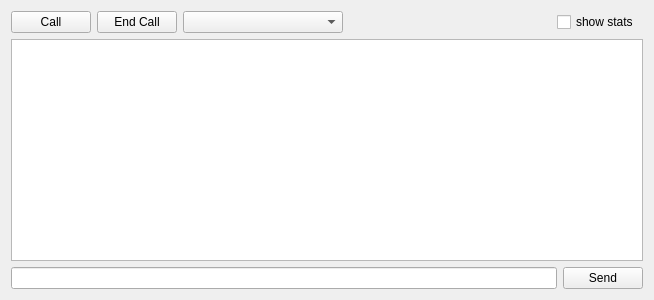
<?xml version="1.0" encoding="UTF-8"?>
<ui version="4.0">
 <class>ChatTab</class>
 <widget class="QWidget" name="ChatTab">
  <property name="geometry">
   <rect>
    <x>0</x>
    <y>0</y>
    <width>654</width>
    <height>300</height>
   </rect>
  </property>
  <property name="windowTitle">
   <string>Form</string>
  </property>
  <layout class="QGridLayout" name="gridLayout_2">
   <item row="0" column="0">
    <widget class="QPushButton" name="callbutton_start">
     <property name="sizePolicy">
      <sizepolicy hsizetype="Fixed" vsizetype="Fixed">
       <horstretch>0</horstretch>
       <verstretch>0</verstretch>
      </sizepolicy>
     </property>
     <property name="text">
      <string>Call</string>
     </property>
    </widget>
   </item>
   <item row="0" column="1">
    <widget class="QPushButton" name="callbutton_stop">
     <property name="sizePolicy">
      <sizepolicy hsizetype="Fixed" vsizetype="Fixed">
       <horstretch>0</horstretch>
       <verstretch>0</verstretch>
      </sizepolicy>
     </property>
     <property name="text">
      <string>End Call</string>
     </property>
    </widget>
   </item>
   <item row="0" column="2">
    <widget class="QComboBox" name="contacts">
     <property name="sizePolicy">
      <sizepolicy hsizetype="MinimumExpanding" vsizetype="Fixed">
       <horstretch>0</horstretch>
       <verstretch>0</verstretch>
      </sizepolicy>
     </property>
     <property name="minimumSize">
      <size>
       <width>160</width>
       <height>0</height>
      </size>
     </property>
     <property name="maxVisibleItems">
      <number>30</number>
     </property>
    </widget>
   </item>
   <item row="0" column="3">
    <spacer name="horizontalSpacer">
     <property name="orientation">
      <enum>Qt::Horizontal</enum>
     </property>
     <property name="sizeHint" stdset="0">
      <size>
       <width>293</width>
       <height>20</height>
      </size>
     </property>
    </spacer>
   </item>
   <item row="0" column="4" colspan="2">
    <widget class="QCheckBox" name="actionShowStats">
     <property name="text">
      <string>show stats</string>
     </property>
    </widget>
   </item>
   <item row="1" column="0" colspan="6">
    <widget class="QScrollArea" name="scrollArea">
     <property name="frameShape">
      <enum>QFrame::NoFrame</enum>
     </property>
     <property name="frameShadow">
      <enum>QFrame::Sunken</enum>
     </property>
     <property name="widgetResizable">
      <bool>true</bool>
     </property>
     <widget class="QWidget" name="scrollAreaWidgetContents">
      <property name="geometry">
       <rect>
        <x>0</x>
        <y>0</y>
        <width>636</width>
        <height>212</height>
       </rect>
      </property>
      <layout class="QGridLayout" name="gridLayout">
       <property name="leftMargin">
        <number>0</number>
       </property>
       <property name="topMargin">
        <number>0</number>
       </property>
       <property name="rightMargin">
        <number>0</number>
       </property>
       <property name="bottomMargin">
        <number>0</number>
       </property>
       <item row="0" column="0">
        <widget class="QTextBrowser" name="chatlog">
         <property name="frameShape">
          <enum>QFrame::StyledPanel</enum>
         </property>
         <property name="frameShadow">
          <enum>QFrame::Plain</enum>
         </property>
        </widget>
       </item>
      </layout>
     </widget>
    </widget>
   </item>
   <item row="2" column="0" colspan="5">
    <widget class="QLineEdit" name="chatinput"/>
   </item>
   <item row="2" column="5">
    <widget class="QPushButton" name="chatbutton">
     <property name="sizePolicy">
      <sizepolicy hsizetype="Fixed" vsizetype="Fixed">
       <horstretch>0</horstretch>
       <verstretch>0</verstretch>
      </sizepolicy>
     </property>
     <property name="text">
      <string>Send</string>
     </property>
    </widget>
   </item>
  </layout>
  <zorder>scrollArea</zorder>
  <zorder>chatbutton</zorder>
  <zorder>chatinput</zorder>
  <zorder>callbutton_start</zorder>
  <zorder>horizontalSpacer</zorder>
  <zorder>callbutton_stop</zorder>
  <zorder>actionShowStats</zorder>
  <zorder>contacts</zorder>
 </widget>
 <resources/>
 <connections/>
</ui>
